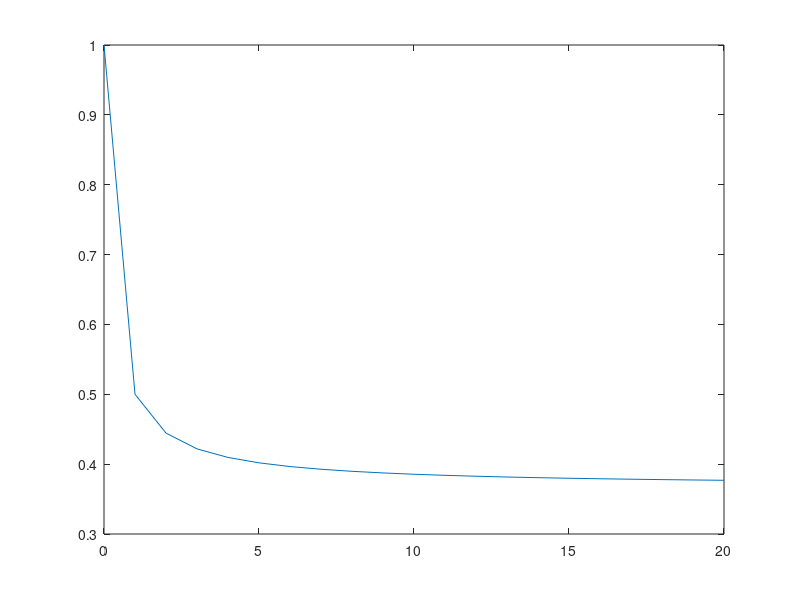
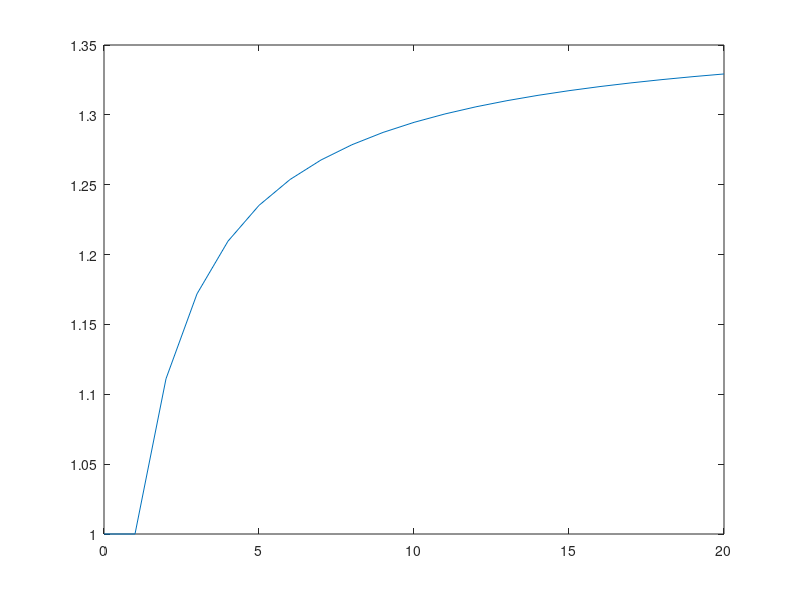
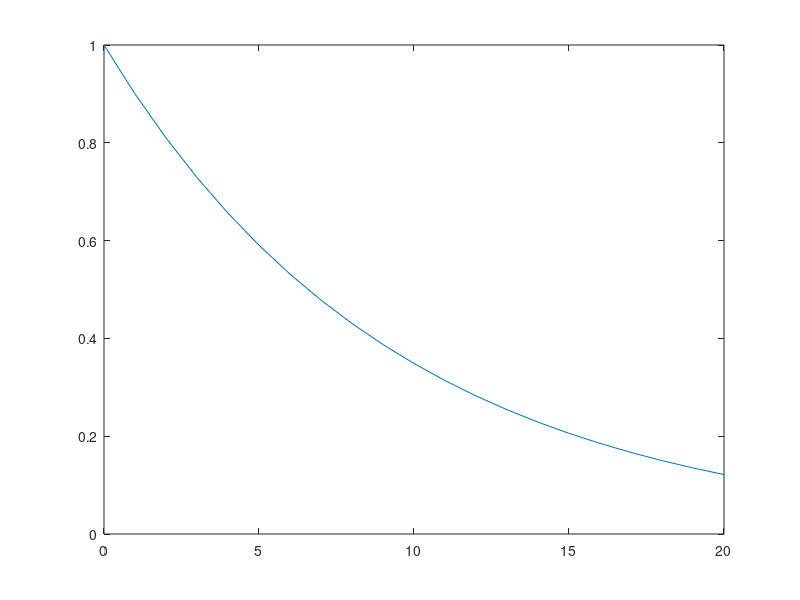
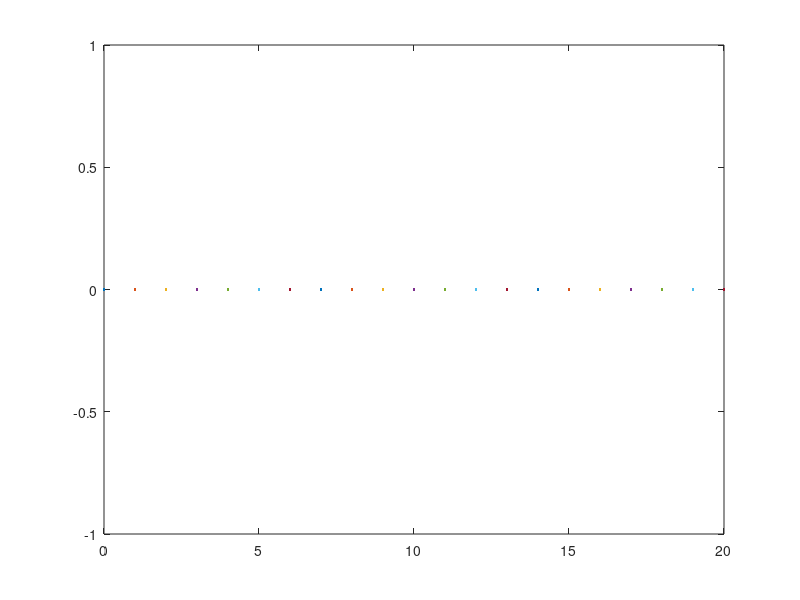

Source code (MATLAB) for these figures, in order:
%Program name: Matlab Project 2
%Authored by: Michael Gerrard Guerrero 
%Last Modified: 02.28.17

x=linspace(0,20,21);

y1=(x./(x+1)).^x;
plot(x,y1);

y2=(x./(x+1)).^x+(x./(x+1));
figure,
plot(x,y2);

y3=0.9.^x;
figure,
plot(x,y3);

y4=0;
figure,
plot(x,y4);